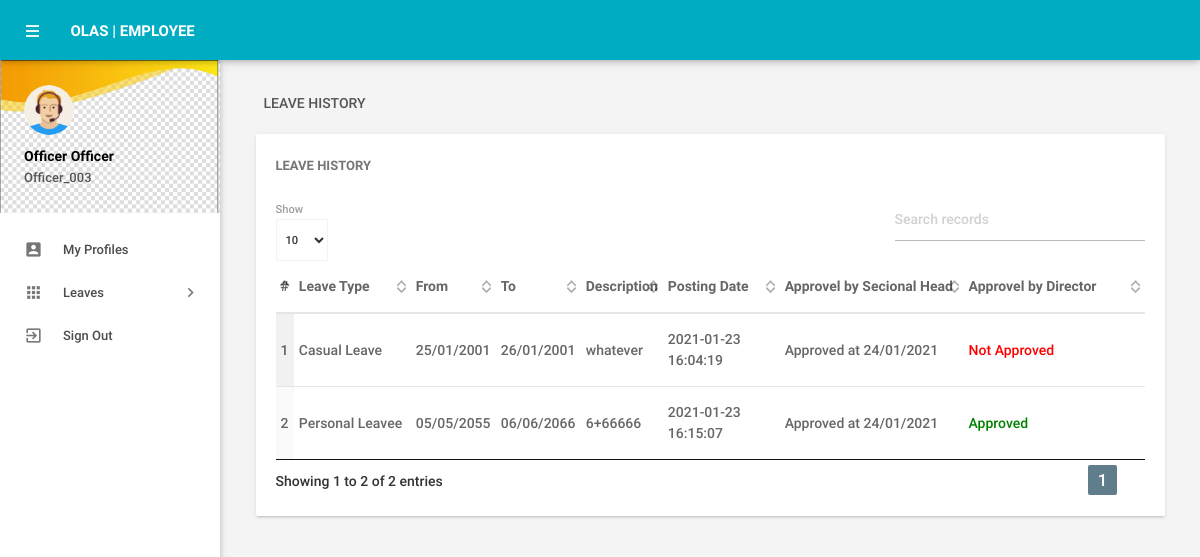
The app's page /leavehistory.php (signed in) with its own data.
### tables this page shows
CREATE TABLE `tblemployees` (
  `id` int(11) NOT NULL AUTO_INCREMENT,
  `EmpId` varchar(100) NOT NULL,
  `FirstName` varchar(150) NOT NULL,
  `LastName` varchar(150) NOT NULL,
  `EmailId` varchar(200) NOT NULL,
  `Password` varchar(180) NOT NULL,
  `Gender` varchar(100) NOT NULL,
  `Dob` varchar(100) NOT NULL DEFAULT current_timestamp(),
  `Department` varchar(255) NOT NULL,
  `Address` varchar(255) NOT NULL,
  `Phonenumber` char(11) NOT NULL,
  `Category` varchar(50) NOT NULL,
  `Nic` varchar(15) NOT NULL,
  `Sechead` varchar(50) NOT NULL,
  `Institute` varchar(50) NOT NULL,
  `Status` varchar(15) NOT NULL,
  `RegDate` timestamp NOT NULL DEFAULT current_timestamp(),
  `permissionLevel` varchar(50) DEFAULT NULL,
  `secHeadId` varchar(15) DEFAULT NULL,
  PRIMARY KEY (`id`)
);

CREATE TABLE `tblleaves` (
  `id` int(11) NOT NULL AUTO_INCREMENT,
  `LeaveType` varchar(110) NOT NULL,
  `ToDate` varchar(120) NOT NULL,
  `FromDate` varchar(120) NOT NULL,
  `Description` mediumtext NOT NULL,
  `PostingDate` timestamp NOT NULL DEFAULT current_timestamp(),
  `AppSecHead` varchar(15) DEFAULT NULL,
  `AppDirector` varchar(15) NOT NULL,
  `empid` int(11) DEFAULT NULL,
  `AppSecHeadStatus` varchar(255) DEFAULT NULL,
  `AppSecHeadDate` varchar(120) DEFAULT NULL,
  PRIMARY KEY (`id`),
  KEY `UserEmail` (`empid`)
);

### leavehistory.php (the view, shortened to what this page needs)
<?php
include('includes/config.php');
if(strlen($_SESSION['emplogin'])==0)
    {
header('location:index.php');
}
else{
 ?>
<!DOCTYPE html>
<html lang="en">
    <head>
        <link type="text/css" rel="stylesheet" href="assets/plugins/materialize/css/materialize.min.css"/>
        <link href="assets/plugins/material-preloader/css/materialPreloader.min.css" rel="stylesheet">
        <link href="assets/plugins/datatables/css/jquery.dataTables.min.css" rel="stylesheet">
        <link href="assets/css/alpha.min.css" rel="stylesheet" type="text/css"/>
        <link href="assets/css/custom.css" rel="stylesheet" type="text/css"/>
    </head>
    <body>
       <?php include('includes/header.php');?>
       <?php include('includes/sidebar.php');?>
            <main class="mn-inner">
                <div class="row">
                    <div class="col s12">
                        <div class="page-title">Leave History</div>
                    </div>
                    <div class="col s12 m12 l12">
                        <div class="card">
                            <div class="card-content">
                                <span class="card-title">Leave History</span>
                                <table id="example" class="display responsive-table ">
                                    <thead>
                                        <tr>
                                            <th>#</th>
                                            <th width="120">Leave Type</th>
                                            <th>From</th>
                                            <th>To</th>
                                             <th>Description</th>
                                             <th width="120">Posting Date</th>
                                            <th width="200">Approvel by Secional Head</th>
                                            <th width="200">Approvel by Director</th>
                                        </tr>
                                    </thead>
                                    <tbody>
<?php
$eid=$_SESSION['eid'];
$sql = "SELECT LeaveType,ToDate,FromDate,Description,PostingDate,AppSecHeadStatus,AppSecHeadDate,AppDirector from tblleaves where empid=:eid";
$query = $dbh -> prepare($sql);
$query->bindParam(':eid',$eid,PDO::PARAM_STR);
$query->execute();
$results=$query->fetchAll(PDO::FETCH_OBJ);
$cnt=1;
if($query->rowCount() > 0)
{
foreach($results as $result)
{               ?>
                                        <tr>
                                            <td> <?php echo htmlentities($cnt);?></td>
                                            <td><?php echo htmlentities($result->LeaveType);?></td>
                                            <td><?php echo htmlentities($result->ToDate);?></td>
                                            <td><?php echo htmlentities($result->FromDate);?></td>
                                           <td><?php echo htmlentities($result->Description);?></td>
                                            <td><?php echo htmlentities($result->PostingDate);?></td>
                                            <td><?php if($result->AppSecHeadStatus=="")
                                            {
													echo htmlentities('waiting for approval');
                                            } else
											{
												echo htmlentities(($result->AppSecHeadStatus)." "."at"." ".$result->AppSecHeadDate);
											}
                                            ?></td>
                                            <td><?php $stats=$result->AppDirector;
												if($stats==1){
                                             ?>
                                                 <span style="color: green">Approved</span>
                                                 <?php } if($stats==2)  { ?>
                                                <span style="color: red">Not Approved</span>
                                                 <?php } if($stats==0)  { ?>
												<span style="color: blue">waiting for approval</span>
												<?php } ?>
                                             </td>
                                        </tr>
                                         <?php $cnt++;} }?>
                                    </tbody>
                                </table>
                            </div>
                        </div>
                    </div>
                </div>
            </main>
        </div>
        <div class="left-sidebar-hover"></div>
    </body>
</html>
<?php } ?>

### includes/sidebar.php (shortened to what this page needs)
<aside id="slide-out" class="side-nav white fixed">
	<div class="side-nav-wrapper">
		<div class="sidebar-profile">
			<div class="sidebar-profile-image">
			<img src="assets/images/profile-image.png" class="circle" alt="">
		</div>
		<div class="sidebar-profile-info">
		<?php
		$eid=$_SESSION['eid'];
		$sql = "SELECT FirstName,LastName,EmpId,permissionLevel from  tblemployees where id=:eid";
		$query = $dbh -> prepare($sql);
		$query->bindParam(':eid',$eid,PDO::PARAM_STR);
		$query->execute();
		$results=$query->fetchAll(PDO::FETCH_OBJ);
		if($query->rowCount() > 0) {
			foreach($results as $result){ ?>
				<p><?php echo htmlentities($result->FirstName." ".$result->LastName);?></p>
				<span><?php echo htmlentities($result->EmpId)?></span>
				<?php }}
	?>
		</div>
		</div>
		<ul class="sidebar-menu collapsible collapsible-accordion" data-collapsible="accordion">
			<li class="no-padding"><a class="waves-effect waves-grey" href="myprofile.php"><i class="material-icons">account_box</i>My Profiles</a></li>
			<li class="no-padding">
				<a class="collapsible-header waves-effect waves-grey"><i class="material-icons">apps</i>Leaves<i class="nav-drop-icon material-icons">keyboard_arrow_right</i></a>
			</li>
			<li class="no-padding">
				<a class="waves-effect waves-grey" href="logout.php"><i class="material-icons">exit_to_app</i>Sign Out</a>
			</li>
		</ul>
	</div>
</aside>

### records on screen
tblemployees: FirstName+LastName "Officer Officer", EmpId "Officer_003"
tblleaves: LeaveType "Casual Leave", ToDate "25/01/2001", FromDate "26/01/2001", Description "whatever", PostingDate "2021-01-23 16:04:19", AppSecHeadStatus+AppSecHeadDate "Approved at 24/01/2021", AppDirector "Not Approved"
tblleaves: LeaveType "Personal Leavee", ToDate "05/05/2055", FromDate "06/06/2066", Description "6+66666", PostingDate "2021-01-23 16:15:07", AppSecHeadStatus+AppSecHeadDate "Approved at 24/01/2021", AppDirector "Approved"
